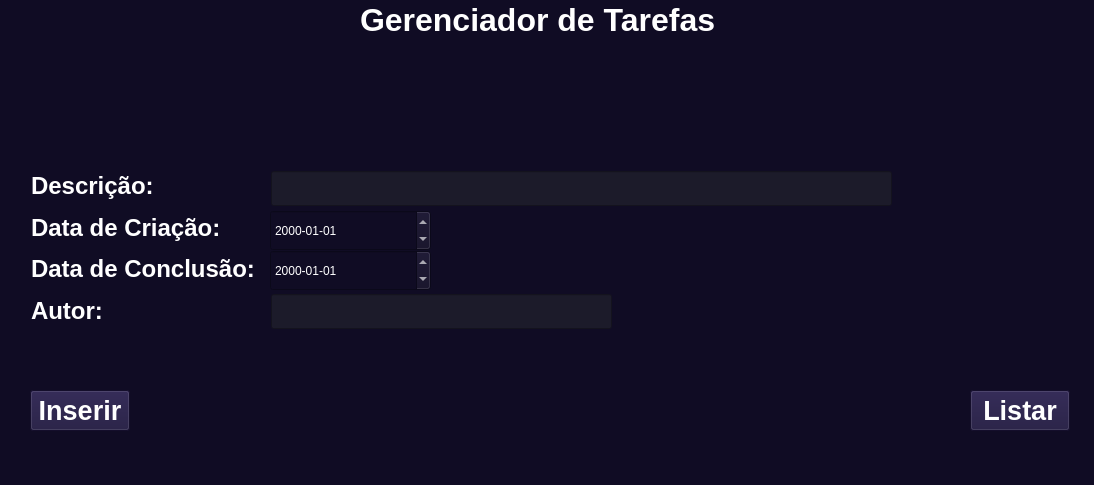
<?xml version="1.0" encoding="UTF-8"?>
<ui version="4.0">
 <class>MainWindow</class>
 <widget class="QMainWindow" name="MainWindow">
  <property name="geometry">
   <rect>
    <x>0</x>
    <y>0</y>
    <width>1094</width>
    <height>485</height>
   </rect>
  </property>
  <property name="windowTitle">
   <string>MainWindow</string>
  </property>
  <property name="styleSheet">
   <string notr="true">
background-color: rgb(16, 12, 36);</string>
  </property>
  <widget class="QWidget" name="centralwidget">
   <widget class="QLabel" name="label">
    <property name="geometry">
     <rect>
      <x>360</x>
      <y>0</y>
      <width>372</width>
      <height>39</height>
     </rect>
    </property>
    <property name="font">
     <font>
      <pointsize>24</pointsize>
      <weight>75</weight>
      <bold>true</bold>
     </font>
    </property>
    <property name="styleSheet">
     <string notr="true">
color: rgb(255, 255, 255);</string>
    </property>
    <property name="text">
     <string>Gerenciador de Tarefas</string>
    </property>
   </widget>
   <widget class="QLabel" name="label_2">
    <property name="geometry">
     <rect>
      <x>31</x>
      <y>171</y>
      <width>125</width>
      <height>29</height>
     </rect>
    </property>
    <property name="font">
     <font>
      <pointsize>18</pointsize>
      <weight>75</weight>
      <bold>true</bold>
     </font>
    </property>
    <property name="styleSheet">
     <string notr="true">
color: rgb(255, 255, 255);</string>
    </property>
    <property name="text">
     <string>Descrição:</string>
    </property>
   </widget>
   <widget class="QLabel" name="label_3">
    <property name="geometry">
     <rect>
      <x>31</x>
      <y>213</y>
      <width>197</width>
      <height>29</height>
     </rect>
    </property>
    <property name="font">
     <font>
      <pointsize>18</pointsize>
      <weight>75</weight>
      <bold>true</bold>
     </font>
    </property>
    <property name="styleSheet">
     <string notr="true">
color: rgb(255, 255, 255);</string>
    </property>
    <property name="text">
     <string>Data de Criação:</string>
    </property>
   </widget>
   <widget class="QLabel" name="label_4">
    <property name="geometry">
     <rect>
      <x>31</x>
      <y>254</y>
      <width>230</width>
      <height>29</height>
     </rect>
    </property>
    <property name="font">
     <font>
      <pointsize>18</pointsize>
      <weight>75</weight>
      <bold>true</bold>
     </font>
    </property>
    <property name="styleSheet">
     <string notr="true">
color: rgb(255, 255, 255);</string>
    </property>
    <property name="text">
     <string>Data de Conclusão:</string>
    </property>
   </widget>
   <widget class="QLabel" name="label_5">
    <property name="geometry">
     <rect>
      <x>31</x>
      <y>296</y>
      <width>75</width>
      <height>29</height>
     </rect>
    </property>
    <property name="font">
     <font>
      <pointsize>18</pointsize>
      <weight>75</weight>
      <bold>true</bold>
     </font>
    </property>
    <property name="styleSheet">
     <string notr="true">
color: rgb(255, 255, 255);</string>
    </property>
    <property name="text">
     <string>Autor:</string>
    </property>
   </widget>
   <widget class="QLineEdit" name="lineEdit">
    <property name="geometry">
     <rect>
      <x>271</x>
      <y>171</y>
      <width>621</width>
      <height>35</height>
     </rect>
    </property>
    <property name="font">
     <font>
      <pointsize>18</pointsize>
     </font>
    </property>
    <property name="styleSheet">
     <string notr="true">background-color: rgb(28, 27, 42);
color: rgb(255, 255, 255);</string>
    </property>
   </widget>
   <widget class="QLineEdit" name="lineEdit_4">
    <property name="geometry">
     <rect>
      <x>271</x>
      <y>294</y>
      <width>341</width>
      <height>35</height>
     </rect>
    </property>
    <property name="font">
     <font>
      <pointsize>18</pointsize>
     </font>
    </property>
    <property name="styleSheet">
     <string notr="true">background-color: rgb(28, 27, 42);
color: rgb(255, 255, 255);</string>
    </property>
   </widget>
   <widget class="QPushButton" name="pushButton">
    <property name="geometry">
     <rect>
      <x>30</x>
      <y>390</y>
      <width>100</width>
      <height>41</height>
     </rect>
    </property>
    <property name="font">
     <font>
      <pointsize>20</pointsize>
      <weight>75</weight>
      <bold>true</bold>
     </font>
    </property>
    <property name="styleSheet">
     <string notr="true">color: rgb(255, 255, 255);
background-color: rgb(28, 20, 60);</string>
    </property>
    <property name="text">
     <string>Inserir</string>
    </property>
   </widget>
   <widget class="QDateEdit" name="dateEdit">
    <property name="geometry">
     <rect>
      <x>270</x>
      <y>210</y>
      <width>161</width>
      <height>41</height>
     </rect>
    </property>
    <property name="styleSheet">
     <string notr="true">color: rgb(255, 255, 255);</string>
    </property>
    <property name="displayFormat">
     <string>yyyy-MM-dd</string>
    </property>
   </widget>
   <widget class="QDateEdit" name="dateEdit_2">
    <property name="geometry">
     <rect>
      <x>270</x>
      <y>250</y>
      <width>161</width>
      <height>41</height>
     </rect>
    </property>
    <property name="styleSheet">
     <string notr="true">color: rgb(255, 255, 255);</string>
    </property>
    <property name="displayFormat">
     <string>yyyy-MM-dd</string>
    </property>
   </widget>
   <widget class="QPushButton" name="pushButton_2">
    <property name="geometry">
     <rect>
      <x>970</x>
      <y>390</y>
      <width>100</width>
      <height>41</height>
     </rect>
    </property>
    <property name="font">
     <font>
      <pointsize>20</pointsize>
      <weight>75</weight>
      <bold>true</bold>
     </font>
    </property>
    <property name="styleSheet">
     <string notr="true">color: rgb(255, 255, 255);
background-color: rgb(28, 20, 60);</string>
    </property>
    <property name="text">
     <string>Listar</string>
    </property>
   </widget>
  </widget>
  <widget class="QMenuBar" name="menubar">
   <property name="geometry">
    <rect>
     <x>0</x>
     <y>0</y>
     <width>1094</width>
     <height>21</height>
    </rect>
   </property>
  </widget>
  <widget class="QStatusBar" name="statusbar"/>
 </widget>
 <resources/>
 <connections/>
</ui>
